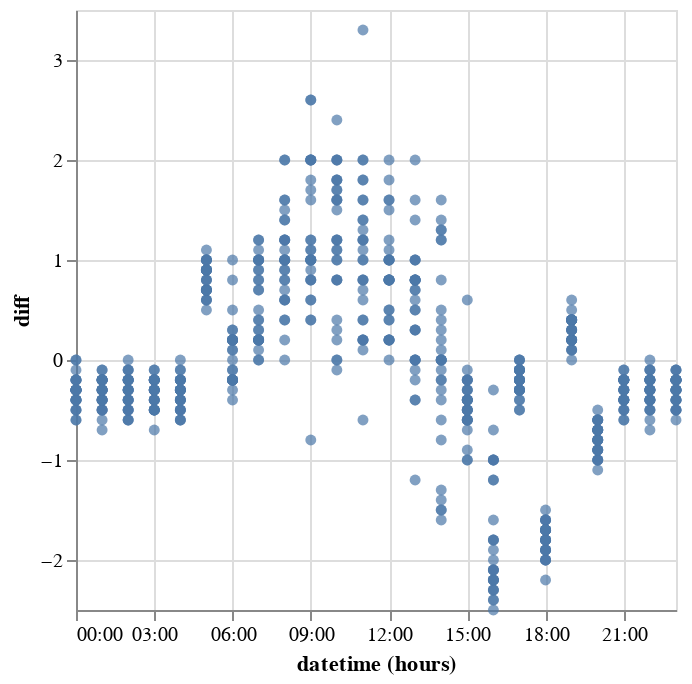

The notebook cell this image was saved under:
### Markdown cell above
### examining differences between hours to see when large changes first occur - searching for T\*

### Code cell
hourly_deriv_df = june.with_columns(
    diff=pl.col("Dry Bulb Temperature").diff().fill_null(strategy="zero")
)
print(hourly_deriv_df.head())

alt.Chart(hourly_deriv_df).mark_circle().encode(
    alt.X("hours(datetime):T"), alt.Y("diff")
)

### Figure 1 — Vega-Lite specification as saved in the notebook (floating-point values rounded to 4 significant figures; data arrays with more than 128 entries replaced by an {"elided": "..."} marker saying what was removed)
{"config": {"view": {"continuousWidth": 300, "continuousHeight": 300}}, "data": {"name": "data-431ae1f8245f3408486d911ab36a92c3"}, "mark": {"type": "circle"}, "encoding": {"x": {"field": "datetime", "timeUnit": "hours", "type": "temporal"}, "y": {"field": "diff", "type": "quantitative"}}, "$schema": "https://vega.github.io/schema/vega-lite/v5.20.1.json", "datasets": {"data-431ae1f8245f3408486d911ab36a92c3": {"elided": "696 records"}}}
